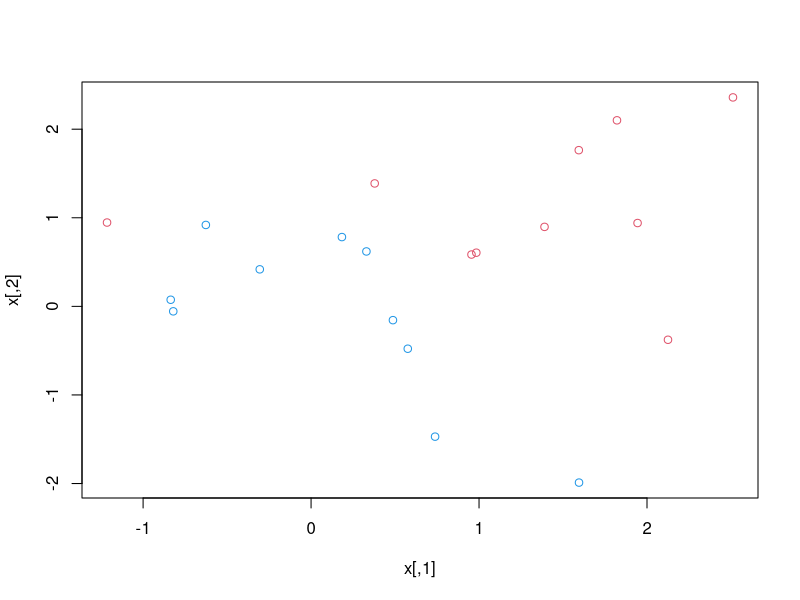
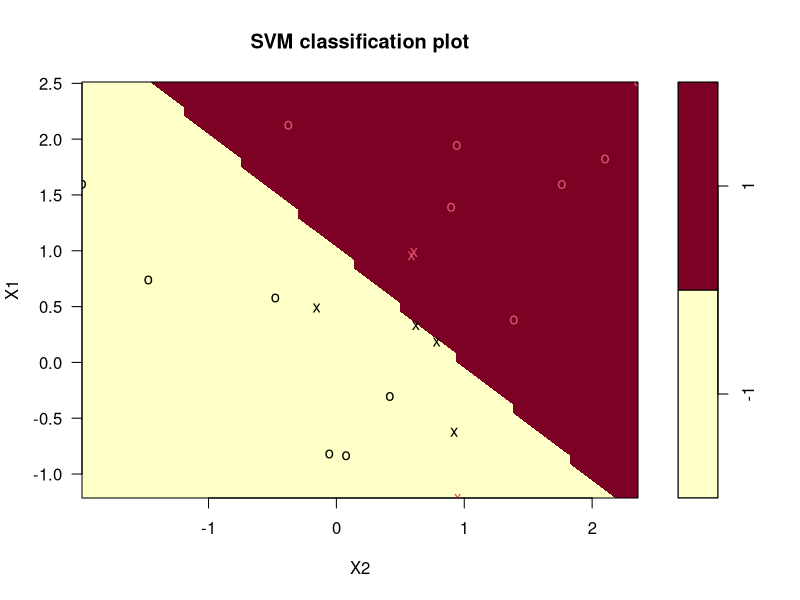
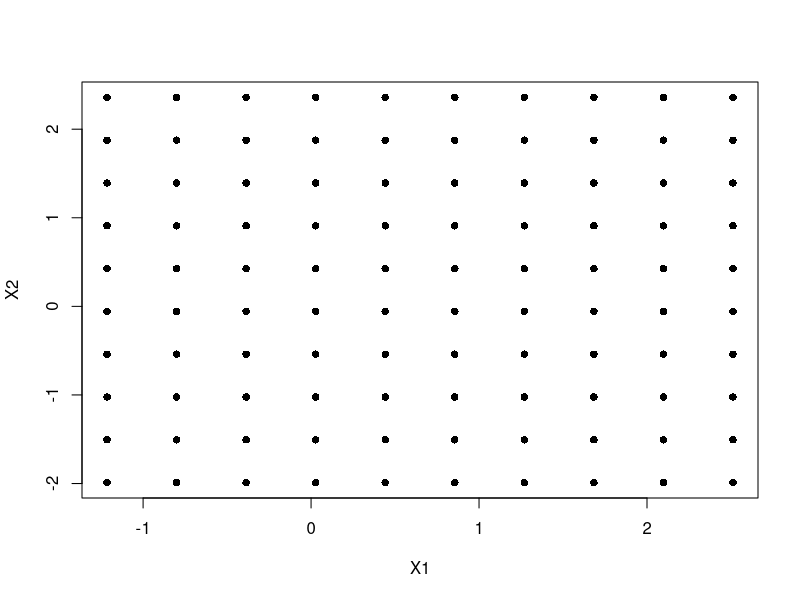
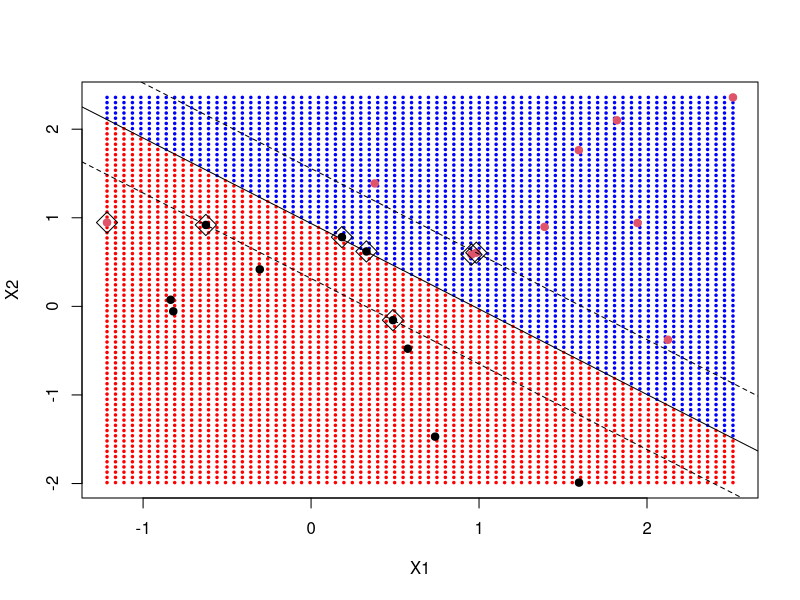
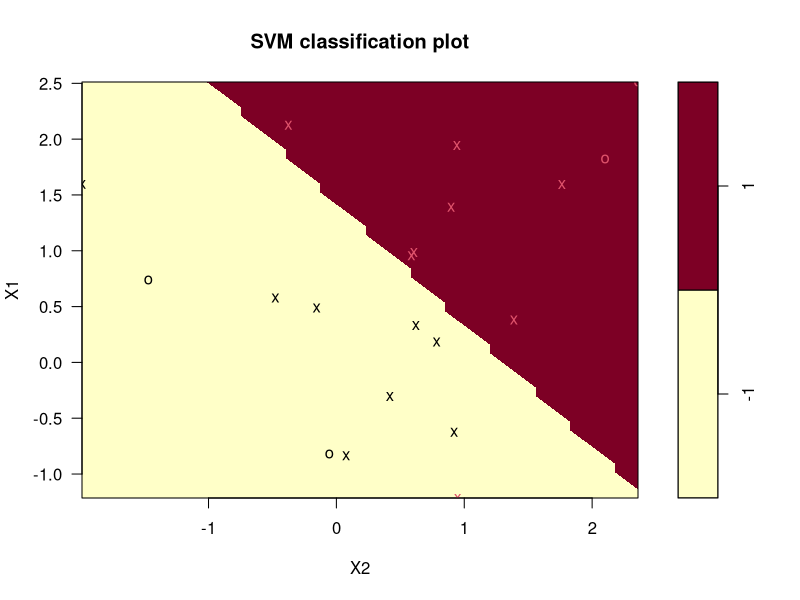
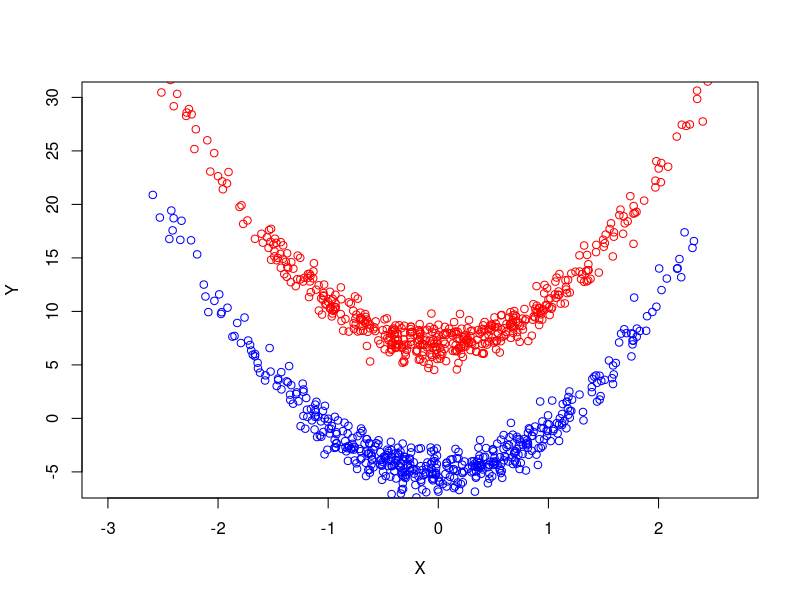
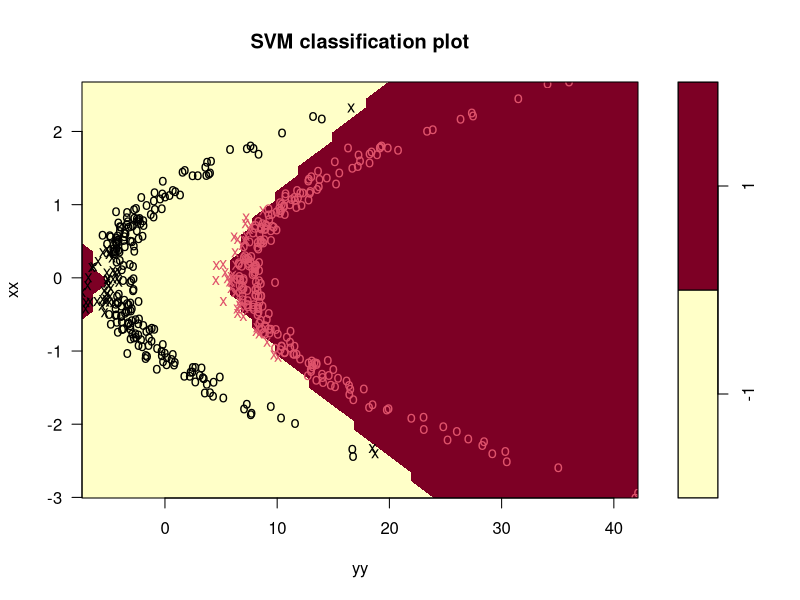
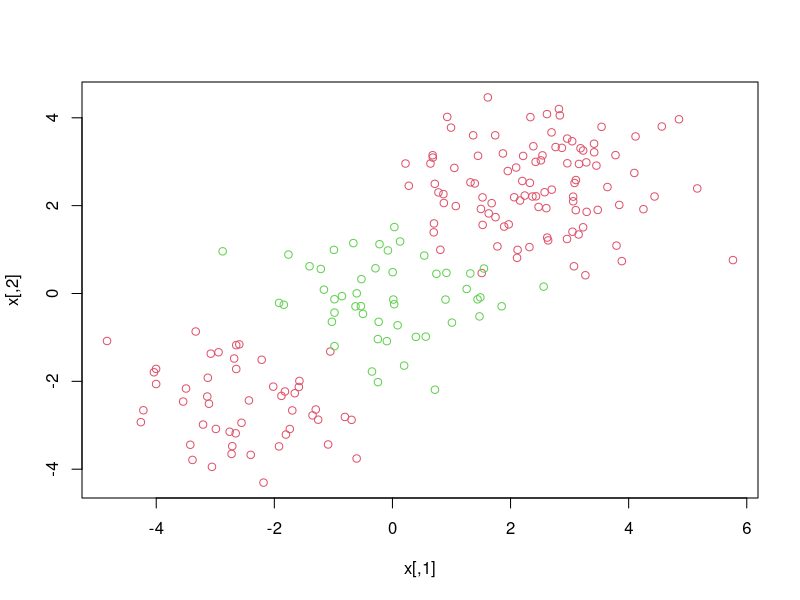

The R source for these figures, in order:
## ---- chunk 1
rm(list=ls())
## ---- chunk 2
# Load R package for printing
library(knitr)
## ---- chunk 3
# Set a seed of the randon number generator
set.seed(2023)
## ---- chunk 4
## build version (recommended)
#install.packages("e1071")
## linux build
#install.packages("https://cran.r-project.org/src/contrib/e1071_1.7-14.tar.gz", repos = NULL, type = "source")
## windows build
#install.packages("https://cran.r-project.org/bin/windows/contrib/4.4/e1071_1.7-14.zip", repos = NULL, type = "source")
## ---- chunk 5
library(e1071)
## ---- chunk 6
set.seed(1)
x <- matrix(rnorm(20 * 2), ncol = 2)
y <- c(rep(-1, 10), rep(1, 10))
x[y == 1, ] <- x[y == 1, ] + 1
## ---- chunk 7
plot(x, col = (3 - y))
## ---- chunk 8
dat = data.frame(x, y = as.factor(y))
## ---- chunk 9
svmfit <- svm(y ~ ., 
              data = dat, 
              kernel = "linear", 
              cost = 10, 
              scale = FALSE)
## ---- chunk 10
summary(svmfit)
## ---- chunk 11
plot(svmfit, dat)
## ---- chunk 12
# 1
print(svmfit$SV)
## ---- chunk 13
# 2
print(svmfit$index)
## ---- chunk 14
X <- cbind(dat$X1,dat$X2)
w_est <- drop(t(svmfit$coefs)%*%X[svmfit$index,])
print(w_est)
b_est <- svmfit$rho
print(b_est)
## ---- chunk 15
make.grid = function(x, n = 75) {
  grange = apply(x, 2, range)
  x1 = seq(from = grange[1,1], to = grange[2,1], length = n)
  x2 = seq(from = grange[1,2], to = grange[2,2], length = n)
  expand.grid(X1 = x1, X2 = x2)
}
## ---- chunk 16
# generate the grid of points
test_xgrid = make.grid(x, n = 10)
# print the grid of points
test_xgrid[1:10,]
# plot the grid of points
plot(test_xgrid,
     type = "p", 
     pch = 16)
## ---- chunk 17
# 1
x_new <- make.grid( x )
# 2
y_new <- predict( svmfit, x_new )
# 3 
plot(x_new, 
     col = c("red","blue")[as.numeric(y_new)],
     pch=20,
     cex=0.5)
# 4
points(dat$X1, dat$X2, 
       col = as.numeric(dat$y), 
       pch = 19)  
# 5 
points(dat$X1[svmfit$index], 
       dat$X2[svmfit$index], 
       pch = 5, 
       cex = 2)
# 6 
# I compute the coefficient estimates 
w_est <- drop(t(svmfit$coefs)%*%x[svmfit$index,])
b_est <- svmfit$rho
# draw the hyperplanes
abline( b_est / w_est[2], -w_est[1] / w_est[2], lty = 1)
abline( (b_est-1) / w_est[2], -w_est[1] / w_est[2], lty = 2)
abline( (b_est+1) / w_est[2], -w_est[1] / w_est[2], lty = 2)
## ---- chunk 18
svmfit <- svm(y ~ ., 
              data = dat, 
              kernel = "linear", 
              cost = 0.1, 
              scale = FALSE)
plot(svmfit, dat)
svmfit$index

# Now that a smaller value of the cost parameter is being used. 
# We obtain a larger number of support vectors, because the margin is now wider. 
# Unfortunately, the svm() function does not explicitly output the coefficients of 
# the linear decision boundary obtained when the support vector classifier is fit, 
# nor does it output the width of the margin.

## ---- chunk 19
set.seed(1) # for consistency reasons
tune.out <- tune(METHOD=svm, 
                 y ~ ., data = dat, 
                 kernel = "linear", 
                 ranges = list(cost = c(0.001, 0.01, 0.1, 1, 5, 10, 100))
                 )
## ---- chunk 20
summary(tune.out)
#
#We see that cost = 0.1 results in the lowest cross-validation error rate.
## ---- chunk 21
bestmod <- tune.out$best.model
summary(bestmod) 
## ---- chunk 22
bestmod <- tune.out$best.model
## ---- chunk 23
xtest <- matrix(rnorm(20 * 2), ncol = 2)
ytest <- sample(c(-1, 1), 20, rep = TRUE)
xtest[ytest == 1, ] <- xtest[ytest == 1, ] + 1
testdat <- data.frame(xtest, y = as.factor(ytest))
## ---- chunk 24
ypred <- predict(bestmod, testdat)
## ---- chunk 25
table(predict = ypred, truth = testdat$y)
## ---- chunk 26
svmfit <- svm(y ~ ., data = dat, kernel = "linear", 
    cost = .01, scale = FALSE)
ypred <- predict(svmfit, testdat)
table(predict = ypred, truth = testdat$y)
## ---- chunk 27
set.seed(1)
N = 1000
xx = rnorm(N)
yy = 4 * xx^2 + 1 + rnorm(N)
class = sample(N, N/2)
yy[class] = yy[class] + 6
yy[-class] = yy[-class] - 6
x <- cbind(xx,yy)
plot(x[class,1], x[class,2], col = "red", xlab = "X", ylab = "Y", ylim = c(-6, 30)) +
points(x[-class,1], x[-class,2], col = "blue")
#
y = rep(-1, N)
y[class] = 1
data = data.frame(x, y = as.factor(y))
train = sample(N, N/2)
data_train = data[train, ]
data_eval = data[-train, ]
## ---- chunk 28
svmfit <- svm(y ~ ., 
              data = data_train, 
              kernel = "polynomial",  
              degree = 2, 
              gamma = 1,
              coef0 = 0,
              cost = 1, 
              scale = FALSE)
## ---- chunk 29
plot(svmfit, data_train)
## ---- chunk 30
set.seed(1)
tune.out <- tune(svm, y ~ ., data = data_train, 
    kernel = "polynomial", 
    ranges = list(
      cost = c(0.01, 0.05, 0.1),
      gamma = c(0.5,1,2.0),
      coef0 = c(0,1,2),
      degree = c(1,2,3)
    )
  )
summary(tune.out)
## ---- chunk 31
x <- matrix(rnorm(200*2), ncol = 2)
x[1:100,] <- x[1:100,] + 2.5
x[101:150,] <- x[101:150,] - 2.5
y <- c(rep(1,150), rep(2,50))
dat <- data.frame(x,y=as.factor(y))
plot(x, col = y + 1)
## ---- chunk 32
svmfit <- svm( factor(y) ~ ., 
            data = dat, 
            scale = FALSE, 
            kernel = "radial", 
            gamma = 1/2,
            cost = 10)
## ---- chunk 33
plot(svmfit, dat)
